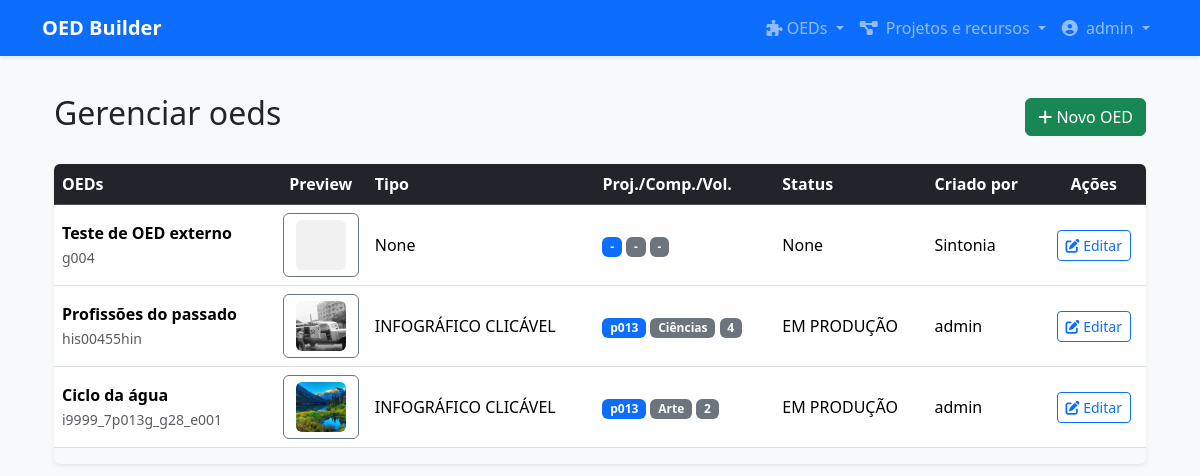
The app's page /oeds/listar/ (signed in), older data.
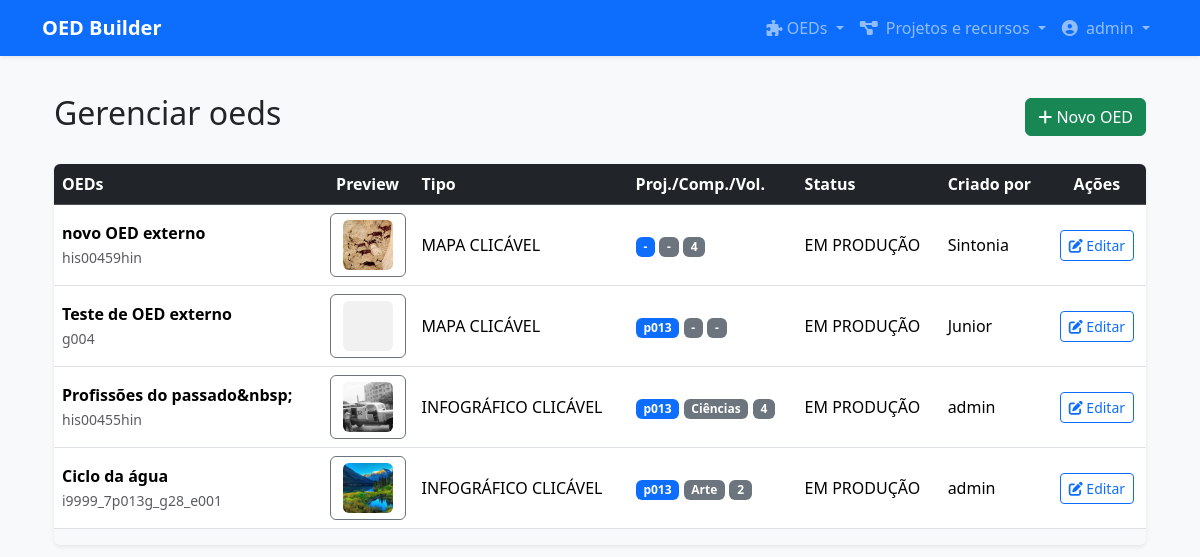
The same page, newer data.
### usuarios/models.py (models this page shows)
class Usuario(AbstractUser):
    email = models.EmailField('E-mail', unique=True) # Torna o e-mail obrigatório e único
    aprovado = models.BooleanField('Aprovado pelo Coordenador', default=False)
    def __str__(self):
        return self.get_full_name() or self.username

### oeds/models.py (models this page shows, shortened)
class Oed(AuditoriaBase):
    retranca = models.CharField(verbose_name='Retranca', max_length=50, unique=True, help_text='Campo obrigatório. A retranca pode ser alterada posteriormente, se necessário.')
    status = models.ForeignKey(
        StatusOed,
        on_delete=models.SET_NULL,
        blank=True,
        null=True,
        verbose_name='Status do OED',
        related_name='%(class)s_oeds'
    )
    titulo = CKEditor5Field("Título do OED", config_name='default')
    tipo = models.ForeignKey(
        TipoOed,
        on_delete=models.SET_NULL,
        blank=True,
        null=True,
        verbose_name="Tipo do OED",
        related_name="%(class)s_oeds"
    )
    projeto = models.ForeignKey(
        Projeto,
        on_delete=models.SET_NULL,
        blank=True,
        null=True,
        verbose_name="Projeto",
        related_name="%(class)s_oeds"
    )
    componente = models.ForeignKey(
        Componente,
        on_delete=models.SET_NULL,
        blank=True,
        null=True,
        verbose_name="Componente",
        related_name="%(class)s_oeds"
    )
    volume = models.PositiveIntegerField("Volume", blank=True, null=True)
    capitulo = models.CharField("Capítulo", max_length=100, blank=True, null=True)
    pagina = models.PositiveIntegerField("Página", blank=True, null=True)
    local_insercao = models.CharField("Local de inserção", max_length=255, blank=True, null=True)
    introducao = CKEditor5Field("Texto de introdução", config_name='default', blank=True, null=True)
    conclusao = CKEditor5Field("Texto de conclusão", config_name='default', blank=True, null=True)
    palavras_chave = models.CharField("Palavras-chave", blank=True, null=True, help_text='Separe por vírgulas: palavra1, palavra2')
    fonte_de_pesquisa = CKEditor5Field("Fonte de pesquisa", config_name='default', blank=True, null=True)
    retranca_da_imagem_principal = models.CharField(
        verbose_name='Retranca da imagem',
        max_length=255,
        blank=True,
        null=True,
        help_text='Esse campo será atualizado ao carregar a imagem e salvar o OED.'
    )
    imagem_principal = models.ImageField(
        verbose_name="Imagem principal",
        upload_to=renomear_imagem_oed, # Usa a função de renomeação
        validators=[FileExtensionValidator(allowed_extensions=['png', 'jpg', 'jpeg'])],
        help_text="Formatos aceitos: PNG, JPG ou JPEG. Ao carregar nova imagem, o campo 'Retranca da imagem' será atualizado.",
        blank=True,
        null=True,
    )
    legenda_da_imagem_principal = CKEditor5Field("Legenda da imagem principal", config_name='default', blank=True, null=True)
    alt_text_da_imagem_principal = models.TextField('Descrição para acessibilidade da imagem principal', max_length=2000, help_text='Máximo 2.000 caracteres.', blank=True, null=True)
    credito_da_imagem_principal = models.ForeignKey(
        Credito,
        on_delete=models.SET_NULL,
        blank=True,
        null=True,
        verbose_name='Crédito da imagem principal',
        related_name='%(class)s_oeds'
    )
    quantidade_pontos_prevista = models.PositiveIntegerField(
        "Quantidade de pontos clicáveis",
        default=3,
        help_text="Informe quantos pontos clicáveis este OED deve ter."
    )
    orientacoes_para_producao = CKEditor5Field("Orientações para a produção", config_name='default', blank=True, null=True)

### projetos/models.py (models this page shows)
class TipoOed(AuditoriaBase):
    nome = CKEditor5Field("Tipo", config_name='default')
    instrucao = CKEditor5Field("Instruções", config_name='default')
    botao_fechar = models.CharField('Botão fechar', max_length=100)
    credito_imagem_prefixo = CKEditor5Field("Prefixo do crédito da imagem", config_name='default')
    class Meta:
        verbose_name = 'Tipo do OED'
        verbose_name_plural = 'Tipos de OED'
        ordering = ['nome']
    def __str__(self):
        return self.nome

class Projeto(AuditoriaBase):
    nome = models.CharField('Projeto', max_length=100, unique=True)
    editora = models.CharField('Editora', max_length=100)
    ciclo = models.CharField('Ciclo', max_length=100)
    class Meta:
        verbose_name = 'Projeto'
        verbose_name_plural = 'Projetos'
        ordering = ['nome']
    def __str__(self):
        return self.nome

class Componente(AuditoriaBase):
    nome = models.CharField('Componente', max_length=100, unique=True)
    class Meta:
        verbose_name = 'Componente'
        verbose_name_plural = 'Componentes'
        ordering = ['nome']
    def __str__(self):
        return self.nome

class StatusOed(AuditoriaBase):
    nome = models.CharField('Status do OED', max_length=100, unique=True)
    class Meta:
        verbose_name = 'Status do OED'
        verbose_name_plural = 'Status dos OEDs'
        ordering = ['nome']
    def __str__(self):
        return self.nome

### oeds/views.py (the view)
# urls.py: path('listar/', views.OedListView.as_view(), name='listar_oeds'),
class OedListView(LoginRequiredMixin, VerboseNameMixin, ListView):
    model = Oed
    template_name = 'oeds/lista_oeds.html' # Template específico para listar OEDs
    context_object_name = 'oeds'
    ordering = ['-id']
    def get_queryset(self):
        queryset = super().get_queryset()
        if self.request.user.groups.filter(name="Comum externo").exists():
            return queryset.filter(criado_por=self.request.user)
        return queryset
    def get_create_url(self):
        return reverse_lazy('novo_oed')
    def get_update_url_name(self):
        return "editar_oed"

### oeds/views.py (called while the page is built)
    def get_context_data(self, **kwargs):
        context = super().get_context_data(**kwargs)
        context['verbose_name'] = self.model._meta.verbose_name
        context['verbose_name_plural'] = self.model._meta.verbose_name_plural
        context['titulo'] = self.model._meta.verbose_name
        return context

### oeds/templates/oeds/lista_oeds.html
{% extends "base.html" %}
{% block content %}
<div class="container mt-4">
    <div class="d-flex justify-content-between align-items-center mb-4">
        <h2>Gerenciar {{ verbose_name_plural }}</h2>
        <a href="{{ view.get_create_url }}" class="btn btn-success">
            <i class="fas fa-plus"></i> Novo OED
        </a>
    </div>
    <div class="table-responsive shadow-sm rounded">
        <table class="table table-hover align-middle bg-white">
            <thead class="table-dark">
                <tr>
                    <th>OEDs</th>
                    <th class="text-center" style="width:70px;">Preview</th>
                    <th>Tipo</th>
                    <th title="Projeto / Componente / Volume">Proj./Comp./Vol.</th>
                    <th>Status</th>
                    <th>Criado por</th>
                    <th class="text-center">Ações</th>
                </tr>
            </thead>
            <tbody>
                {% for oed in object_list %}
                <tr>
                    <td title="Título e retranca">
                        <strong>{{ oed.titulo|striptags }}</strong><br>
                        <small class="text-muted">{{ oed.retranca }}</small>
                    </td>
                    <td class="text-center" title="Visualizar OED">
                        <a href="{% url 'oeds_preview:oed_preview' pk=oed.pk %}" target="_blank" class="btn btn-outline-secondary">
                            {% if oed.imagem_principal %}
                            <img src="{{ oed.imagem_principal.url }}" alt="Preview"
                                style="width:50px; height:50px; object-fit:cover; border-radius:6px;">
                            {% else %}
                            <div style="width:50px; height:50px; background:#f1f1f1; border-radius:6px;"></div>
                            {% endif %}
                        </a>
                    </td>
                    <td title="Tipo do OED">{{ oed.tipo|striptags }}</td>
                    <td title="Projeto / Componente / Volume">
                        <span class="badge bg-primary">{{ oed.projeto|default:"-" }}</span>
                        <span class="badge bg-secondary">{{ oed.componente|default:"-" }}</span>
                        <span class="badge bg-secondary">{{ oed.volume|default:"-" }}</span>
                    </td>
                    <td title="Status">{{ oed.status }}</td>
                    <td title="Criado por">{{ oed.criado_por }}</td>
                    <td class="text-center">
                        <a href="{% url view.get_update_url_name pk=oed.pk %}" class="btn btn-sm btn-outline-primary" title="Editar o OED">
                            <i class="fas fa-edit"></i> Editar
                        </a>
                    </td>
                </tr>
                {% empty %}
                <tr>
                    <td colspan="4" class="text-center text-muted">Nenhum OED encontrado.</td>
                </tr>
                {% endfor %}
            </tbody>
        </table>
    </div>
</div>
{% endblock %}

### core/templates/base.html (shortened to what this page needs)
{% load django_bootstrap5 %}
{% load static %}
<!DOCTYPE html>
<html lang="pt-br">
<head>
    {% bootstrap_css %}
    <link rel="stylesheet" href="{% static 'css/style.css' %}">
    <link rel="stylesheet" href="https://cdnjs.cloudflare.com/ajax/libs/font-awesome/6.5.1/css/all.min.css">
</head>
<body class="bg-light">
    <nav class="navbar navbar-expand-lg navbar-dark bg-primary fixed-top shadow-sm">
        <div class="container">
            <a class="navbar-brand fw-bold" href="{% url 'home' %}">OED Builder</a>
            <div class="collapse navbar-collapse" id="navbarNav">
                <ul class="navbar-nav ms-auto">
                    {% if request.user.is_authenticated %}
                    <li class="nav-item dropdown">
                        <a class="nav-link dropdown-toggle" href="#" id="navbarDropdownOeds" role="button"
                            data-bs-toggle="dropdown" aria-expanded="false">
                            <i class="fa fa-puzzle-piece" aria-hidden="true"></i> OEDs
                        </a>
                    </li>
                    <li class="nav-item dropdown">
                        <a class="nav-link dropdown-toggle" href="#" id="navbarDropdownProjetos" role="button"
                            data-bs-toggle="dropdown" aria-expanded="false">
                            <i class="fas fa-diagram-project me-1"></i> Projetos e recursos
                        </a>
                    </li>
                    <li class="nav-item dropdown">
                        <a class="nav-link dropdown-toggle" href="#" id="userDropdown" role="button"
                            data-bs-toggle="dropdown" aria-expanded="false">
                            <i class="fas fa-user-circle me-1"></i> {{ request.user.username }}
                        </a>
                    </li>
                    {% endif %}
                </ul>
            </div>
        </div>
    </nav>
    <main class="container">
        {% block content %}
        {% endblock %}
    </main>
</body>
</html>

### core/templates/base.html (style rules this page uses)
body { padding-top: 70px; }

Row changes from the older to the newer data that the page shows:
added Oed: titulo "novo OED externo", retranca "his00459hin", imagem_principal (picture), tipo "MAPA CLICÁVEL", projeto "-", componente "-", volume "4", status "EM PRODUÇÃO", criado_por "Sintonia"
changed Oed "Teste de OED externo": tipo "None" → "MAPA CLICÁVEL"; projeto "-" → "p013"; status "None" → "EM PRODUÇÃO"; criado_por "Sintonia" → "Junior"
changed Oed "his00455hin": titulo "Profissões do passado" → "Profissões do passado&nbsp;"
